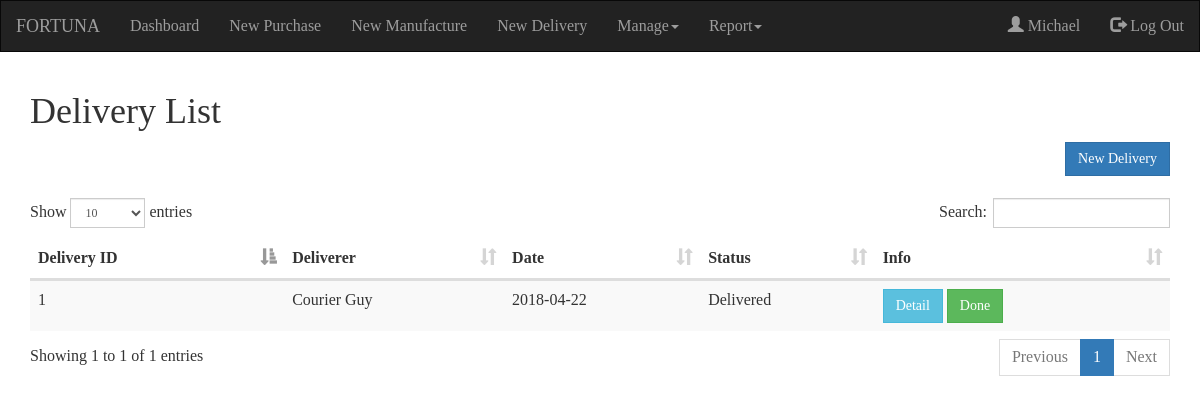
Page /mandel.php (signed in) on the committed database.
### tables this page shows
CREATE TABLE `delivery` (
  `delId` int(11) NOT NULL,
  `delDate` date NOT NULL,
  `delivererId` varchar(20) NOT NULL,
  `delStatus` tinyint(4) NOT NULL
);

CREATE TABLE `employee` (
  `empId` varchar(20) NOT NULL,
  `empFName` varchar(30) NOT NULL,
  `empLName` varchar(30) NOT NULL,
  `empDOB` date NOT NULL,
  `empPass` varchar(50) NOT NULL,
  `empPosition` varchar(20) NOT NULL,
  `empMail` varchar(50) NOT NULL,
  `empPhone` varchar(15) NOT NULL,
  `empAddress` text NOT NULL,
  `empPhoto` varchar(30) NOT NULL,
  `dateLimit` date NOT NULL,
  `empStatus` tinyint(4) NOT NULL
);

### koneksi.php (called while the page is built, shortened)
<?php
$con=mysqli_connect('localhost', 'root', '', 'uas_pos');
function queryRun($query){
  global $con;
  $hello=mysqli_query($con, $query);
  return $hello;
}
function queryTable($query){
  $hello=mysqli_fetch_assoc($query);
  return $hello;
}
?>

### mandel.php (the view, shortened to what this page needs)
<?php
if(isset($_SESSION['empId'])){
  ?>
  <!DOCTYPE html>
  <html lang="en">
  <head>
    <link rel="stylesheet" href="https://maxcdn.bootstrapcdn.com/bootstrap/3.3.7/css/bootstrap.min.css">
    <link rel="stylesheet" href="css/css.css">
    <link rel="stylesheet" href="css/dataTables.bootstrap.min.css">
  </head>
  <body>
    <?php include('koneksi.php');
    function showDel(){
      $query=queryRun("SELECT delId, delDate, delivererId, delStatus, empFName, empLName FROM delivery, employee WHERE delivererId=empId");
      while($hasil=queryTable($query)){
        $id=$hasil['delId'];
        $date=$hasil['delDate'];
        $statuss=$hasil['delStatus'];
          if($statuss==1){
              $status="Delivered";
          }else if($statuss==2){
              $status="In Delivery";
          }
        $courier=$hasil['empFName'] . " ".  $hasil['empLName'];
        ?>
        <tr>
              <td><?php echo $id?></td>
              <td><?php echo $courier?></td>
              <td><?php echo $date?></td>
              <td><?php echo $status?></td>
              <td>
                <a href="deldetail.php?id=<?php echo $id?>" class="btn btn-info">Detail</a>
                <a href="deldone.php?id=<?php echo $id?>" class="btn btn-success">Done</a>
              </td>
            </tr>
        <?php
      }
    }
    ?>
    <nav class="navbar navbar-inverse">
      <div class="container-fluid">
        <div class="navbar-header">
          <a class="navbar-brand" href="#">FORTUNA</a>
        </div>
        <ul class="nav navbar-nav">
          <li><a href="dashboard.php">Dashboard</a></li>
            <li><a href="newpurchase.php">New Purchase</a></li>
            <li><a href="newmanufactur.php">New Manufacture</a></li>
            <li><a href="newdelivery.php">New Delivery</a></li>
            <?php
              if($_SESSION['positionAccess'] <= 2){
                ?>
          <li class="dropdown"><a class="dropdown-toggle" data-toggle="dropdown"href="#">Manage<span class="caret"></span></a>
          </li>
            <?php
              }
            ?>
            <li class="dropdown"><a class="dropdown-toggle" data-toggle="dropdown"href="#">Report<span class="caret"></span></a>
          </li>
        </ul>
        <ul class="nav navbar-nav navbar-right">
          <li><a href="#"><span class="glyphicon glyphicon-user"></span> <?php echo $_SESSION['name']?></a> </li>
          <li><a href="login.php?logout=1"><span class="glyphicon glyphicon-log-out"></span> Log Out</a></li>
      </ul>
      </div>
    </nav>
    <div class="container">
      <h1>Delivery List</h1>
      <div class=text-right>
        <a href="newdelivery.php" class="btn btn-primary">New Delivery</a>
      </div>
      <br>
      <table id=table class="table table-striped">
        <thead>
          <tr>
            <th>Delivery ID</th>
            <th>Deliverer</th>
            <th>Date</th>
            <th>Status</th>
            <th>Info</th>
          </tr>
        </thead>
        <?php
        showDel();
        ?>
      </table>
    </div>
  </body>
  </html>
<?php
} ?>

### css/css.css (style rules this page uses)
body { font-family: moon; font-size: 16px; }
.navbar-brand { font-family: oneday; }
.nav { font-size: 16px; }

### mandel.php (style rules this page uses)
* { border-radius: 0 !important; }

### rows in the picture
delivery: delId "1", employee.empFName+empLName "Courier Guy", delDate "2018-04-22", delStatus "Delivered"

### other values in the picture
$_SESSION['name'] "Michael"
